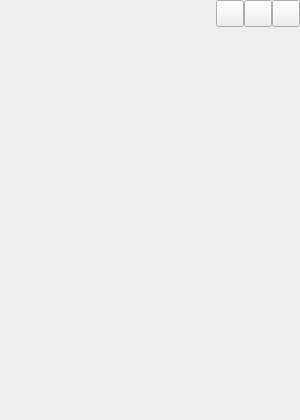
<?xml version="1.0" encoding="UTF-8"?>
<ui version="4.0">
 <class>AuthWindow</class>
 <widget class="QWidget" name="AuthWindow">
  <property name="geometry">
   <rect>
    <x>0</x>
    <y>0</y>
    <width>300</width>
    <height>420</height>
   </rect>
  </property>
  <property name="sizePolicy">
   <sizepolicy hsizetype="Fixed" vsizetype="Fixed">
    <horstretch>0</horstretch>
    <verstretch>0</verstretch>
   </sizepolicy>
  </property>
  <property name="minimumSize">
   <size>
    <width>300</width>
    <height>420</height>
   </size>
  </property>
  <property name="maximumSize">
   <size>
    <width>16777215</width>
    <height>16777215</height>
   </size>
  </property>
  <property name="sizeIncrement">
   <size>
    <width>0</width>
    <height>0</height>
   </size>
  </property>
  <property name="baseSize">
   <size>
    <width>0</width>
    <height>0</height>
   </size>
  </property>
  <property name="windowTitle">
   <string>QQ登录</string>
  </property>
  <property name="windowIcon">
   <iconset resource="../resources/resources.qrc">
    <normaloff>:/QQ.svg</normaloff>:/QQ.svg</iconset>
  </property>
  <property name="styleSheet">
   <string notr="true"/>
  </property>
  <layout class="QVBoxLayout" name="verticalLayout_2">
   <property name="spacing">
    <number>0</number>
   </property>
   <property name="leftMargin">
    <number>0</number>
   </property>
   <property name="topMargin">
    <number>0</number>
   </property>
   <property name="rightMargin">
    <number>0</number>
   </property>
   <property name="bottomMargin">
    <number>0</number>
   </property>
   <item>
    <widget class="QWidget" name="titleBar" native="true">
     <layout class="QHBoxLayout" name="horizontalLayout">
      <property name="spacing">
       <number>0</number>
      </property>
      <property name="leftMargin">
       <number>0</number>
      </property>
      <property name="topMargin">
       <number>0</number>
      </property>
      <property name="rightMargin">
       <number>0</number>
      </property>
      <property name="bottomMargin">
       <number>10</number>
      </property>
      <item>
       <spacer name="horizontalSpacer">
        <property name="orientation">
         <enum>Qt::Orientation::Horizontal</enum>
        </property>
        <property name="sizeHint" stdset="0">
         <size>
          <width>40</width>
          <height>20</height>
         </size>
        </property>
       </spacer>
      </item>
      <item>
       <widget class="QToolButton" name="settingBtn">
        <property name="minimumSize">
         <size>
          <width>0</width>
          <height>0</height>
         </size>
        </property>
        <property name="maximumSize">
         <size>
          <width>16777215</width>
          <height>16777215</height>
         </size>
        </property>
        <property name="font">
         <font>
          <family>Microsoft YaHei UI</family>
          <stylestrategy>PreferDefault</stylestrategy>
         </font>
        </property>
        <property name="cursor">
         <cursorShape>PointingHandCursor</cursorShape>
        </property>
        <property name="text">
         <string/>
        </property>
        <property name="icon">
         <iconset resource="../resources/resources.qrc">
          <normaloff>:/setting.svg</normaloff>:/setting.svg</iconset>
        </property>
        <property name="iconSize">
         <size>
          <width>20</width>
          <height>20</height>
         </size>
        </property>
       </widget>
      </item>
      <item>
       <widget class="QToolButton" name="minimizeBtn">
        <property name="minimumSize">
         <size>
          <width>0</width>
          <height>0</height>
         </size>
        </property>
        <property name="maximumSize">
         <size>
          <width>16777215</width>
          <height>16777215</height>
         </size>
        </property>
        <property name="cursor">
         <cursorShape>PointingHandCursor</cursorShape>
        </property>
        <property name="text">
         <string/>
        </property>
        <property name="icon">
         <iconset resource="../resources/resources.qrc">
          <normaloff>:/minimization.svg</normaloff>:/minimization.svg</iconset>
        </property>
        <property name="iconSize">
         <size>
          <width>20</width>
          <height>20</height>
         </size>
        </property>
       </widget>
      </item>
      <item>
       <widget class="QToolButton" name="closeBtn">
        <property name="minimumSize">
         <size>
          <width>0</width>
          <height>0</height>
         </size>
        </property>
        <property name="maximumSize">
         <size>
          <width>16777215</width>
          <height>16777215</height>
         </size>
        </property>
        <property name="cursor">
         <cursorShape>PointingHandCursor</cursorShape>
        </property>
        <property name="text">
         <string/>
        </property>
        <property name="icon">
         <iconset resource="../resources/resources.qrc">
          <normaloff>:/close.svg</normaloff>:/close.svg</iconset>
        </property>
        <property name="iconSize">
         <size>
          <width>20</width>
          <height>20</height>
         </size>
        </property>
       </widget>
      </item>
     </layout>
    </widget>
   </item>
   <item>
    <widget class="QStackedWidget" name="stackedWidget">
     <property name="autoFillBackground">
      <bool>false</bool>
     </property>
     <property name="currentIndex">
      <number>-1</number>
     </property>
    </widget>
   </item>
  </layout>
 </widget>
 <resources>
  <include location="../resources/resources.qrc"/>
 </resources>
 <connections/>
</ui>
